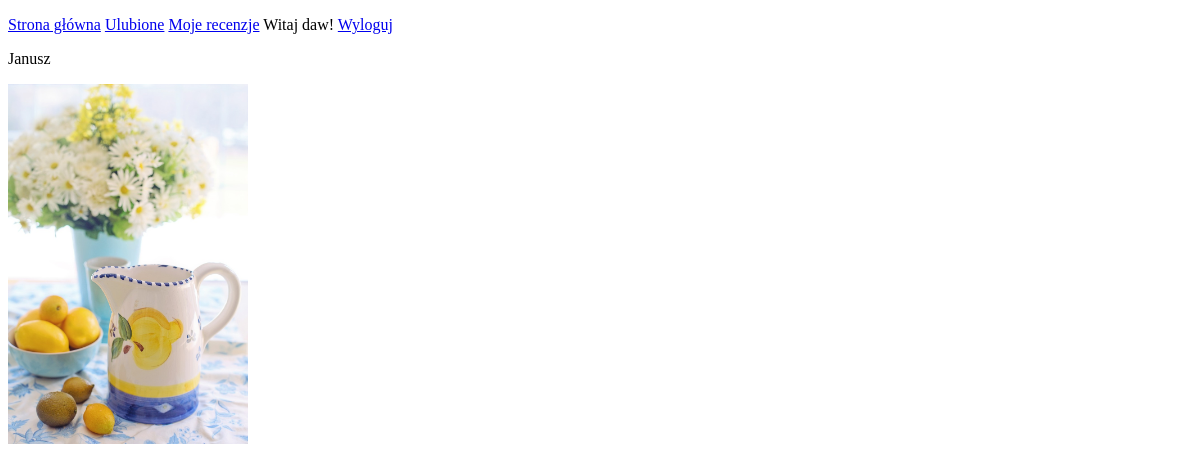
Screenshot of /favourites.php (signed in) with the database file from the repository.
### tables this page shows
CREATE TABLE `dzbany` (
  `id` int(10) UNSIGNED NOT NULL,
  `idKategorii` int(10) UNSIGNED NOT NULL,
  `nazwa` varchar(50) NOT NULL,
  `obrazek` varchar(50) NOT NULL,
  `opis` text NOT NULL,
  `pojemność` int(11) NOT NULL,
  `wysokość` int(11) NOT NULL
);

### favourites.php (the view, shortened to what this page needs)
<!DOCTYPE html>
<html lang="en">
<head>
    <link rel="stylesheet" href="style.css">
</head>
<body>
<?php
require("menu.php");
$idUzytkownika = $_SESSION["id"];
$sql = "SELECT d.id, d.nazwa, d.obrazek FROM dzbany d, ulubione u WHERE u.idDzbana = d.id
AND idUzytkownika = $idUzytkownika";
$result = $conn->query($sql);
echo"<div class='mainFavContainer'>";
while($row = $result->fetch_object()){
    echo "
    <p>{$row->nazwa} </p>
    <img src='$row->obrazek'>
    ";
}
echo"</div>";
?>
</body>
</html>

### style.css (style rules this page uses)
.mainFavContainer img { max-width: 20vw; }

### rows the page displays
dzbany: nazwa "Janusz", obrazek (picture)

### other values shown
$_SESSION["login"] "daw"
